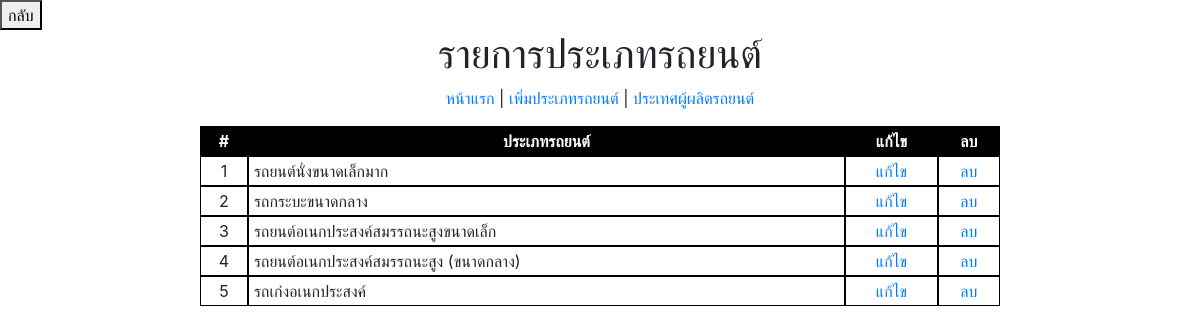
Screenshot of /data_cars_type.php with the database file from the repository.
### tables this page shows
CREATE TABLE `in_cars_type` (
  `ct_id` int(11) NOT NULL,
  `ct_name` varchar(500) NOT NULL,
  `createdate` datetime NOT NULL,
  `updatedate` timestamp NOT NULL DEFAULT CURRENT_TIMESTAMP ON UPDATE CURRENT_TIMESTAMP
);

### data_cars_type.php (the view, shortened to what this page needs)
<?php
        require("connect_db.php");
?>
<!DOCTYPE html>
<html lang="en">
<head>
        <link rel="stylesheet" href="https://stackpath.bootstrapcdn.com/bootstrap/4.3.1/css/bootstrap.min.css">
</head>
<body><center>
    <div align="left"><button onclick="history.go(-1);">กลับ </button></div>
    <h1> รายการประเภทรถยนต์ </h1>
    <p>
        <a href="data_cars.php">หน้าแรก</a>
        | <a href="data_add_cars_type.php">เพิ่มประเภทรถยนต์</a>
        | <a href="data_cars_country.php">ประเทศผู้ผลิตรถยนต์</a>
    </p>
    <table class="my-table">
        <tr align="center">
            <th>#</th>
            <th>ประเภทรถยนต์</th>
            <th><strong>แก้ไข</strong></th>
            <th><strong>ลบ</strong></th>
        </tr>
    <?php
         $sql_string = "SELECT * FROM in_cars_type";
         $result = $conn->query($sql_string);
         if ($result->num_rows > 0) {
            while ($row = $result->fetch_assoc()) {?>
            <tr>
                <td><div align="center">
                    <?= $row["ct_id"]?></td>
                <td><?=$row["ct_name"]?></td>
                <td><div align="center">
                    <a href="data_edit_cars_type.php?id=<?=$row["ct_id"]?>" >แก้ไข</a></td>
                <td><div align="center">
                    <a href="data_delete.php?id=<?=$row["ct_id"]?>" target="_blank">ลบ</a></td>
            </div></tr>
    <?php
            }
         }else {
             echo "No data Select.";
         }
    ?>
    </table>
</center></body>
</html>

### data_cars_type.php (style rules this page uses)
.my-table { width: 800px; border-spacing: 0px; border-collapse: separate; }
.my-table tr td, .my-table tr th { border: 1px solid #000; padding: 2px 5px; }
.my-table tr th { background-color: #000; color: #fff; }

### rows the page displays
in_cars_type: ct_id "1", ct_name "รถยนต์นั่งขนาดเล็กมาก"
in_cars_type: ct_id "2", ct_name "รถกระบะขนาดกลาง"
in_cars_type: ct_id "3", ct_name "รถยนต์อเนกประสงค์สมรรถนะสูงขนาดเล็ก"
in_cars_type: ct_id "4", ct_name "รถยนต์อเนกประสงค์สมรรถนะสูง (ขนาดกลาง)"
in_cars_type: ct_id "5", ct_name "รถเก๋งอเนกประสงค์"
